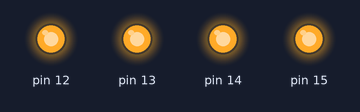
A sketch run on a simulated Arduino Uno, built with avr-gcc and run on an emulated ATmega328P. Parts: output pins drawn as LEDs (lit = HIGH).

Above: at 0.1 s.
Timing chart, 0 to 1.6 s (numbered marks = the images above):
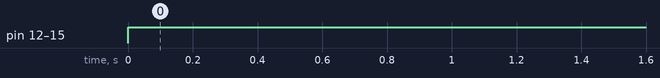

The sketch:

SimpleLEDon.ino
```cpp
void setup() {
for(int i=12;i<=15;i++)
  pinMode(i, OUTPUT);
}

void loop() {
  for(int i=12;i<=15;i++)
  digitalWrite(i, HIGH);
}
```

Measured:
- by itself, pin 12–15: LOW → HIGH at 0.00 s
